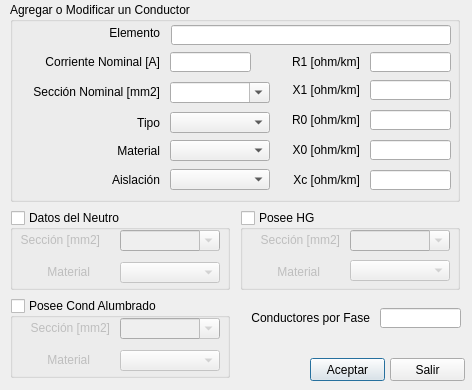
<?xml version="1.0" encoding="UTF-8"?>
<ui version="4.0">
 <class>Dialog</class>
 <widget class="QDialog" name="Dialog">
  <property name="windowModality">
   <enum>Qt::ApplicationModal</enum>
  </property>
  <property name="geometry">
   <rect>
    <x>0</x>
    <y>0</y>
    <width>472</width>
    <height>390</height>
   </rect>
  </property>
  <property name="windowTitle">
   <string>Linea</string>
  </property>
  <property name="modal">
   <bool>true</bool>
  </property>
  <widget class="QPushButton" name="cmdAceptar">
   <property name="geometry">
    <rect>
     <x>310</x>
     <y>358</y>
     <width>75</width>
     <height>23</height>
    </rect>
   </property>
   <property name="text">
    <string>Aceptar</string>
   </property>
   <property name="shortcut">
    <string>Return</string>
   </property>
  </widget>
  <widget class="QGroupBox" name="grpNeutro">
   <property name="geometry">
    <rect>
     <x>10</x>
     <y>210</y>
     <width>220</width>
     <height>80</height>
    </rect>
   </property>
   <property name="title">
    <string>Datos del Neutro</string>
   </property>
   <property name="checkable">
    <bool>true</bool>
   </property>
   <property name="checked">
    <bool>false</bool>
   </property>
   <widget class="QLabel" name="label_13">
    <property name="geometry">
     <rect>
      <x>0</x>
      <y>22</y>
      <width>90</width>
      <height>16</height>
     </rect>
    </property>
    <property name="text">
     <string>Sección [mm2]</string>
    </property>
    <property name="alignment">
     <set>Qt::AlignRight|Qt::AlignTrailing|Qt::AlignVCenter</set>
    </property>
   </widget>
   <widget class="QComboBox" name="cmbMaterialNeutro">
    <property name="geometry">
     <rect>
      <x>110</x>
      <y>52</y>
      <width>100</width>
      <height>21</height>
     </rect>
    </property>
   </widget>
   <widget class="QLabel" name="label_22">
    <property name="geometry">
     <rect>
      <x>30</x>
      <y>52</y>
      <width>50</width>
      <height>20</height>
     </rect>
    </property>
    <property name="text">
     <string>Material</string>
    </property>
    <property name="alignment">
     <set>Qt::AlignRight|Qt::AlignTrailing|Qt::AlignVCenter</set>
    </property>
   </widget>
   <widget class="QComboBox" name="cmbSeccionNeutro">
    <property name="geometry">
     <rect>
      <x>110</x>
      <y>20</y>
      <width>100</width>
      <height>21</height>
     </rect>
    </property>
    <property name="editable">
     <bool>true</bool>
    </property>
   </widget>
  </widget>
  <widget class="QPushButton" name="cmdSalir">
   <property name="geometry">
    <rect>
     <x>390</x>
     <y>358</y>
     <width>75</width>
     <height>23</height>
    </rect>
   </property>
   <property name="text">
    <string>Salir</string>
   </property>
   <property name="shortcut">
    <string>Esc</string>
   </property>
  </widget>
  <widget class="QGroupBox" name="groupBox">
   <property name="geometry">
    <rect>
     <x>10</x>
     <y>2</y>
     <width>450</width>
     <height>200</height>
    </rect>
   </property>
   <property name="title">
    <string>Agregar o Modificar un Conductor</string>
   </property>
   <property name="checkable">
    <bool>false</bool>
   </property>
   <widget class="QLabel" name="label_5">
    <property name="geometry">
     <rect>
      <x>20</x>
      <y>52</y>
      <width>130</width>
      <height>16</height>
     </rect>
    </property>
    <property name="text">
     <string>Corriente Nominal [A]</string>
    </property>
    <property name="alignment">
     <set>Qt::AlignRight|Qt::AlignTrailing|Qt::AlignVCenter</set>
    </property>
   </widget>
   <widget class="QLabel" name="grpConductor">
    <property name="geometry">
     <rect>
      <x>60</x>
      <y>23</y>
      <width>90</width>
      <height>16</height>
     </rect>
    </property>
    <property name="text">
     <string>Elemento</string>
    </property>
    <property name="alignment">
     <set>Qt::AlignRight|Qt::AlignTrailing|Qt::AlignVCenter</set>
    </property>
   </widget>
   <widget class="QLineEdit" name="txtElemento">
    <property name="enabled">
     <bool>true</bool>
    </property>
    <property name="geometry">
     <rect>
      <x>161</x>
      <y>23</y>
      <width>280</width>
      <height>20</height>
     </rect>
    </property>
    <property name="font">
     <font>
      <bold>true</bold>
     </font>
    </property>
    <property name="maxLength">
     <number>50</number>
    </property>
    <property name="readOnly">
     <bool>false</bool>
    </property>
   </widget>
   <widget class="QLineEdit" name="txtCorriente">
    <property name="geometry">
     <rect>
      <x>160</x>
      <y>50</y>
      <width>81</width>
      <height>20</height>
     </rect>
    </property>
    <property name="inputMethodHints">
     <set>Qt::ImhFormattedNumbersOnly</set>
    </property>
    <property name="maxLength">
     <number>10</number>
    </property>
   </widget>
   <widget class="QLabel" name="label_6">
    <property name="geometry">
     <rect>
      <x>20</x>
      <y>82</y>
      <width>130</width>
      <height>16</height>
     </rect>
    </property>
    <property name="text">
     <string>Sección Nominal [mm2]</string>
    </property>
    <property name="alignment">
     <set>Qt::AlignRight|Qt::AlignTrailing|Qt::AlignVCenter</set>
    </property>
   </widget>
   <widget class="QLabel" name="label_7">
    <property name="geometry">
     <rect>
      <x>260</x>
      <y>52</y>
      <width>90</width>
      <height>16</height>
     </rect>
    </property>
    <property name="text">
     <string>R1 [ohm/km]</string>
    </property>
    <property name="alignment">
     <set>Qt::AlignRight|Qt::AlignTrailing|Qt::AlignVCenter</set>
    </property>
   </widget>
   <widget class="QLineEdit" name="txtR1">
    <property name="geometry">
     <rect>
      <x>360</x>
      <y>50</y>
      <width>81</width>
      <height>20</height>
     </rect>
    </property>
    <property name="inputMethodHints">
     <set>Qt::ImhFormattedNumbersOnly</set>
    </property>
    <property name="maxLength">
     <number>10</number>
    </property>
   </widget>
   <widget class="QLineEdit" name="txtX1">
    <property name="geometry">
     <rect>
      <x>360</x>
      <y>78</y>
      <width>81</width>
      <height>20</height>
     </rect>
    </property>
    <property name="inputMethodHints">
     <set>Qt::ImhFormattedNumbersOnly</set>
    </property>
    <property name="maxLength">
     <number>10</number>
    </property>
   </widget>
   <widget class="QLabel" name="label_8">
    <property name="geometry">
     <rect>
      <x>260</x>
      <y>80</y>
      <width>90</width>
      <height>16</height>
     </rect>
    </property>
    <property name="text">
     <string>X1 [ohm/km]</string>
    </property>
    <property name="alignment">
     <set>Qt::AlignRight|Qt::AlignTrailing|Qt::AlignVCenter</set>
    </property>
   </widget>
   <widget class="QLineEdit" name="txtR0">
    <property name="geometry">
     <rect>
      <x>360</x>
      <y>108</y>
      <width>81</width>
      <height>20</height>
     </rect>
    </property>
    <property name="inputMethodHints">
     <set>Qt::ImhFormattedNumbersOnly</set>
    </property>
    <property name="maxLength">
     <number>10</number>
    </property>
   </widget>
   <widget class="QLabel" name="label_9">
    <property name="geometry">
     <rect>
      <x>260</x>
      <y>110</y>
      <width>90</width>
      <height>16</height>
     </rect>
    </property>
    <property name="text">
     <string>R0 [ohm/km]</string>
    </property>
    <property name="alignment">
     <set>Qt::AlignRight|Qt::AlignTrailing|Qt::AlignVCenter</set>
    </property>
   </widget>
   <widget class="QLineEdit" name="txtX0">
    <property name="geometry">
     <rect>
      <x>360</x>
      <y>138</y>
      <width>81</width>
      <height>20</height>
     </rect>
    </property>
    <property name="inputMethodHints">
     <set>Qt::ImhFormattedNumbersOnly</set>
    </property>
    <property name="maxLength">
     <number>10</number>
    </property>
   </widget>
   <widget class="QLabel" name="label_10">
    <property name="geometry">
     <rect>
      <x>260</x>
      <y>140</y>
      <width>90</width>
      <height>16</height>
     </rect>
    </property>
    <property name="text">
     <string>X0 [ohm/km]</string>
    </property>
    <property name="alignment">
     <set>Qt::AlignRight|Qt::AlignTrailing|Qt::AlignVCenter</set>
    </property>
   </widget>
   <widget class="QLineEdit" name="txtXc">
    <property name="geometry">
     <rect>
      <x>360</x>
      <y>168</y>
      <width>81</width>
      <height>20</height>
     </rect>
    </property>
    <property name="inputMethodHints">
     <set>Qt::ImhFormattedNumbersOnly</set>
    </property>
    <property name="maxLength">
     <number>10</number>
    </property>
   </widget>
   <widget class="QLabel" name="label_11">
    <property name="geometry">
     <rect>
      <x>260</x>
      <y>170</y>
      <width>90</width>
      <height>16</height>
     </rect>
    </property>
    <property name="text">
     <string>Xc [ohm/km]</string>
    </property>
    <property name="alignment">
     <set>Qt::AlignRight|Qt::AlignTrailing|Qt::AlignVCenter</set>
    </property>
   </widget>
   <widget class="QComboBox" name="cmbTipo">
    <property name="geometry">
     <rect>
      <x>160</x>
      <y>110</y>
      <width>100</width>
      <height>21</height>
     </rect>
    </property>
   </widget>
   <widget class="QLabel" name="label_14">
    <property name="geometry">
     <rect>
      <x>20</x>
      <y>111</y>
      <width>130</width>
      <height>20</height>
     </rect>
    </property>
    <property name="text">
     <string>Tipo</string>
    </property>
    <property name="alignment">
     <set>Qt::AlignRight|Qt::AlignTrailing|Qt::AlignVCenter</set>
    </property>
   </widget>
   <widget class="QLabel" name="label_15">
    <property name="geometry">
     <rect>
      <x>20</x>
      <y>139</y>
      <width>130</width>
      <height>20</height>
     </rect>
    </property>
    <property name="text">
     <string>Material</string>
    </property>
    <property name="alignment">
     <set>Qt::AlignRight|Qt::AlignTrailing|Qt::AlignVCenter</set>
    </property>
   </widget>
   <widget class="QComboBox" name="cmbMaterial">
    <property name="geometry">
     <rect>
      <x>160</x>
      <y>138</y>
      <width>100</width>
      <height>21</height>
     </rect>
    </property>
   </widget>
   <widget class="QLabel" name="label_16">
    <property name="geometry">
     <rect>
      <x>20</x>
      <y>168</y>
      <width>130</width>
      <height>20</height>
     </rect>
    </property>
    <property name="text">
     <string>Aislación</string>
    </property>
    <property name="alignment">
     <set>Qt::AlignRight|Qt::AlignTrailing|Qt::AlignVCenter</set>
    </property>
   </widget>
   <widget class="QComboBox" name="cmbAislacion">
    <property name="geometry">
     <rect>
      <x>160</x>
      <y>167</y>
      <width>100</width>
      <height>21</height>
     </rect>
    </property>
   </widget>
   <widget class="QComboBox" name="cmbSeccionFase">
    <property name="geometry">
     <rect>
      <x>160</x>
      <y>80</y>
      <width>100</width>
      <height>21</height>
     </rect>
    </property>
    <property name="editable">
     <bool>true</bool>
    </property>
   </widget>
  </widget>
  <widget class="QGroupBox" name="grpHG">
   <property name="geometry">
    <rect>
     <x>240</x>
     <y>210</y>
     <width>220</width>
     <height>80</height>
    </rect>
   </property>
   <property name="title">
    <string>Posee HG</string>
   </property>
   <property name="checkable">
    <bool>true</bool>
   </property>
   <property name="checked">
    <bool>false</bool>
   </property>
   <widget class="QLabel" name="label_17">
    <property name="geometry">
     <rect>
      <x>10</x>
      <y>22</y>
      <width>90</width>
      <height>16</height>
     </rect>
    </property>
    <property name="text">
     <string>Sección [mm2]</string>
    </property>
    <property name="alignment">
     <set>Qt::AlignRight|Qt::AlignTrailing|Qt::AlignVCenter</set>
    </property>
   </widget>
   <widget class="QComboBox" name="cmbMaterialHG">
    <property name="geometry">
     <rect>
      <x>110</x>
      <y>50</y>
      <width>100</width>
      <height>21</height>
     </rect>
    </property>
   </widget>
   <widget class="QLabel" name="label_23">
    <property name="geometry">
     <rect>
      <x>30</x>
      <y>52</y>
      <width>50</width>
      <height>20</height>
     </rect>
    </property>
    <property name="text">
     <string>Material</string>
    </property>
    <property name="alignment">
     <set>Qt::AlignRight|Qt::AlignTrailing|Qt::AlignVCenter</set>
    </property>
   </widget>
   <widget class="QComboBox" name="cmbSeccionHG">
    <property name="geometry">
     <rect>
      <x>110</x>
      <y>20</y>
      <width>100</width>
      <height>21</height>
     </rect>
    </property>
    <property name="editable">
     <bool>true</bool>
    </property>
   </widget>
  </widget>
  <widget class="QGroupBox" name="grpAL">
   <property name="geometry">
    <rect>
     <x>10</x>
     <y>298</y>
     <width>220</width>
     <height>80</height>
    </rect>
   </property>
   <property name="title">
    <string>Posee Cond Alumbrado</string>
   </property>
   <property name="checkable">
    <bool>true</bool>
   </property>
   <property name="checked">
    <bool>false</bool>
   </property>
   <widget class="QLabel" name="label_18">
    <property name="geometry">
     <rect>
      <x>10</x>
      <y>22</y>
      <width>90</width>
      <height>16</height>
     </rect>
    </property>
    <property name="text">
     <string>Sección [mm2]</string>
    </property>
    <property name="alignment">
     <set>Qt::AlignRight|Qt::AlignTrailing|Qt::AlignVCenter</set>
    </property>
   </widget>
   <widget class="QComboBox" name="cmbMaterialAL">
    <property name="geometry">
     <rect>
      <x>110</x>
      <y>52</y>
      <width>100</width>
      <height>21</height>
     </rect>
    </property>
   </widget>
   <widget class="QLabel" name="label_24">
    <property name="geometry">
     <rect>
      <x>30</x>
      <y>52</y>
      <width>50</width>
      <height>20</height>
     </rect>
    </property>
    <property name="text">
     <string>Material</string>
    </property>
    <property name="alignment">
     <set>Qt::AlignRight|Qt::AlignTrailing|Qt::AlignVCenter</set>
    </property>
   </widget>
   <widget class="QComboBox" name="cmbSeccionAL">
    <property name="geometry">
     <rect>
      <x>110</x>
      <y>20</y>
      <width>100</width>
      <height>21</height>
     </rect>
    </property>
    <property name="editable">
     <bool>true</bool>
    </property>
   </widget>
  </widget>
  <widget class="QLineEdit" name="txtSubconductores">
   <property name="geometry">
    <rect>
     <x>380</x>
     <y>308</y>
     <width>81</width>
     <height>20</height>
    </rect>
   </property>
   <property name="inputMethodHints">
    <set>Qt::ImhFormattedNumbersOnly</set>
   </property>
   <property name="maxLength">
    <number>10</number>
   </property>
  </widget>
  <widget class="QLabel" name="label_12">
   <property name="geometry">
    <rect>
     <x>240</x>
     <y>310</y>
     <width>130</width>
     <height>16</height>
    </rect>
   </property>
   <property name="text">
    <string>Conductores por Fase</string>
   </property>
   <property name="alignment">
    <set>Qt::AlignRight|Qt::AlignTrailing|Qt::AlignVCenter</set>
   </property>
  </widget>
 </widget>
 <resources/>
 <connections/>
</ui>
